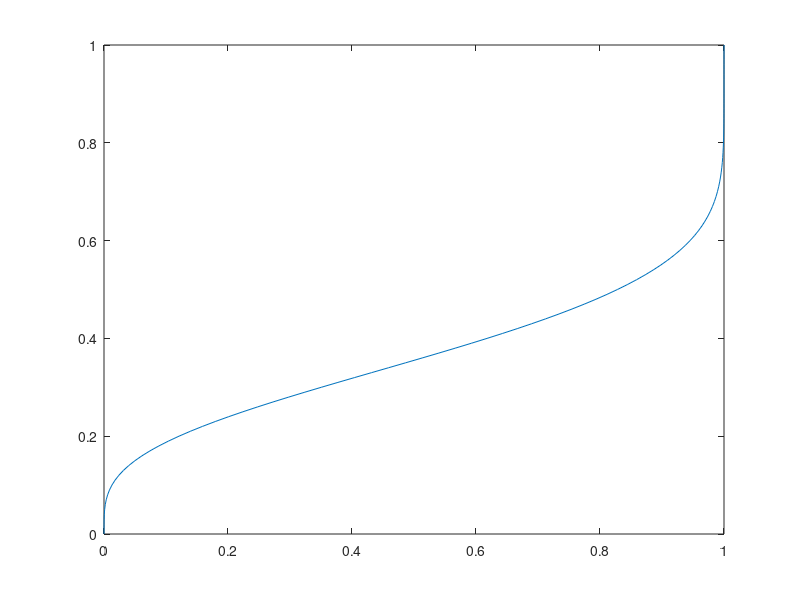
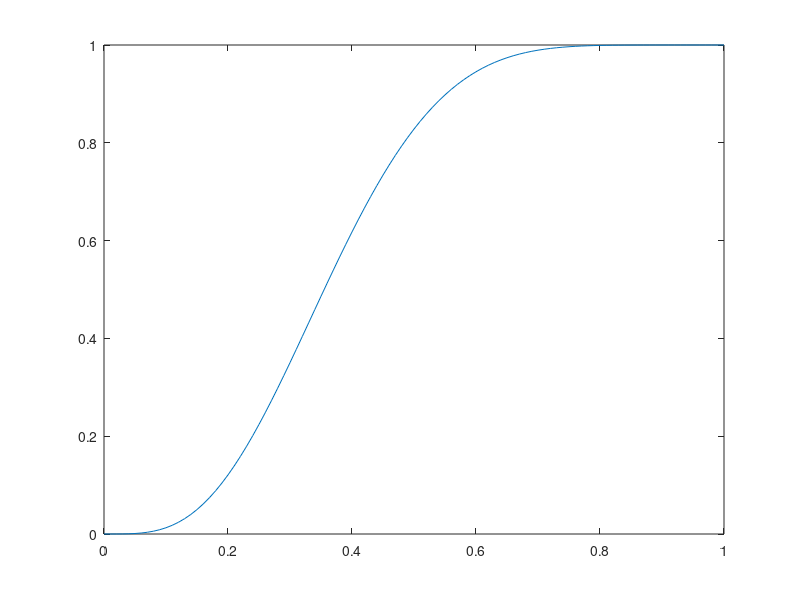

The MATLAB script that drew these images, in order:
m=10;
r=4;

x=0:0.01:1;
Phi=normcdf(x);
gamma=zeros(size(Phi));
for k=r:m
   gamma=gamma+ nchoosek(m,k) * x.^k.*(1-x).^(m-k);
    
end

plot(gamma,x);
figure;
plot(x,gamma);